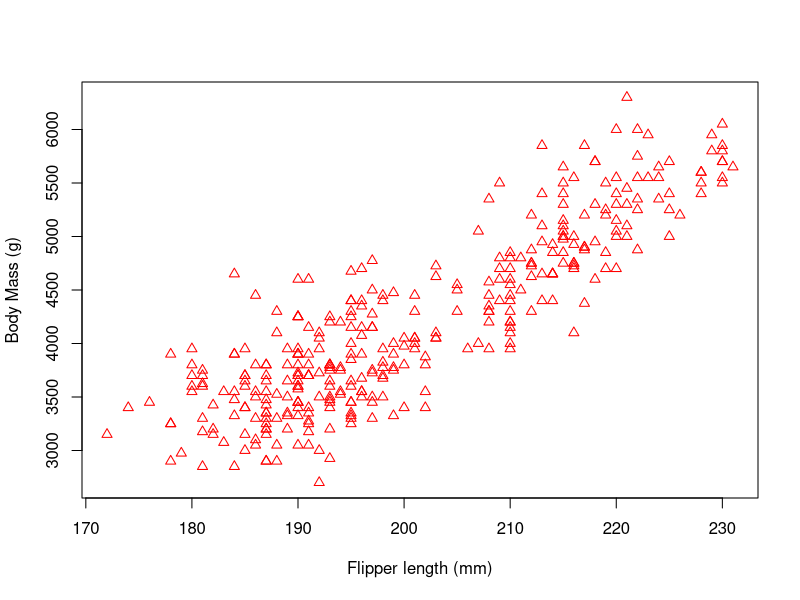
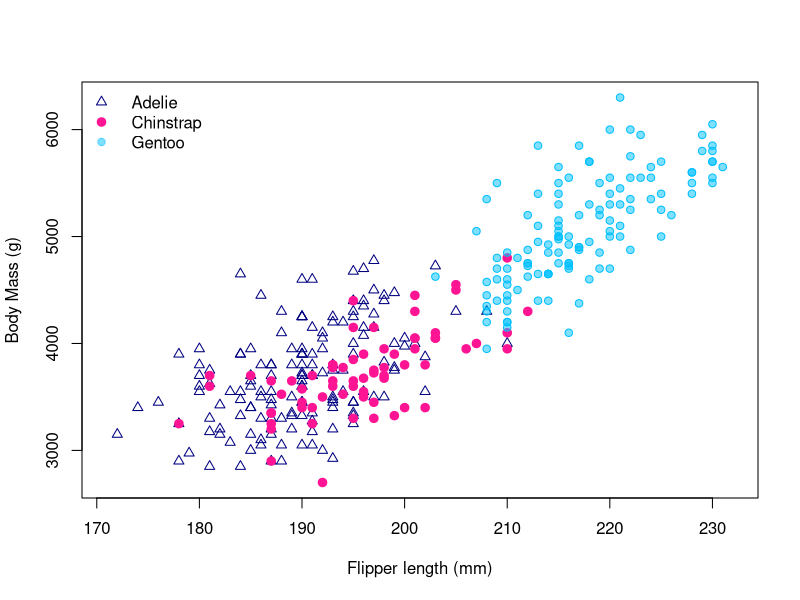
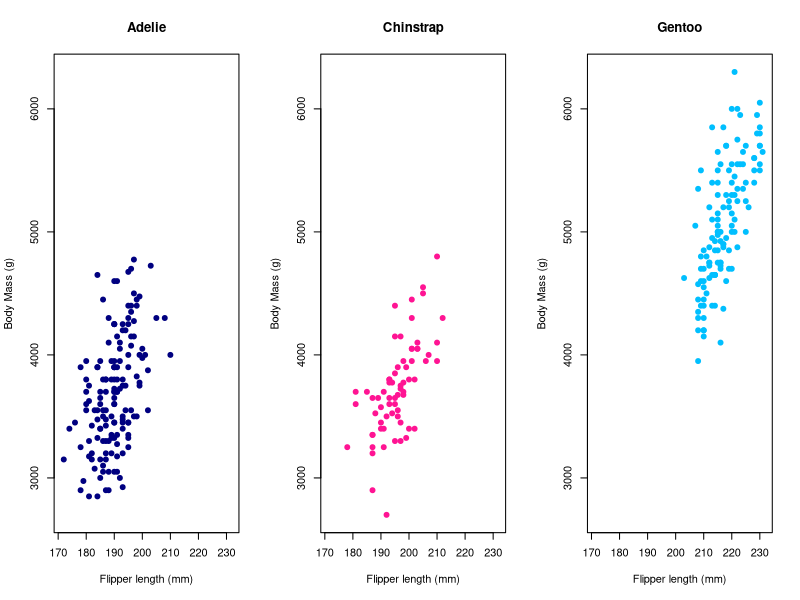
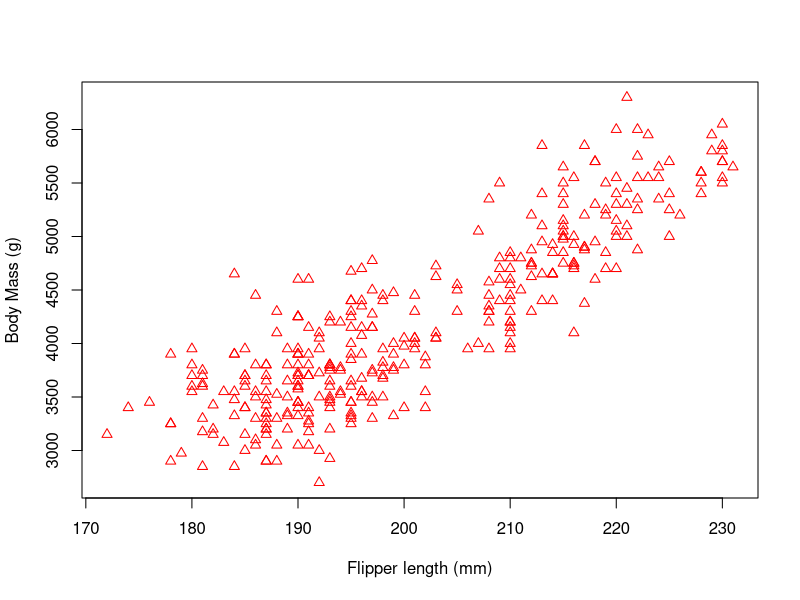
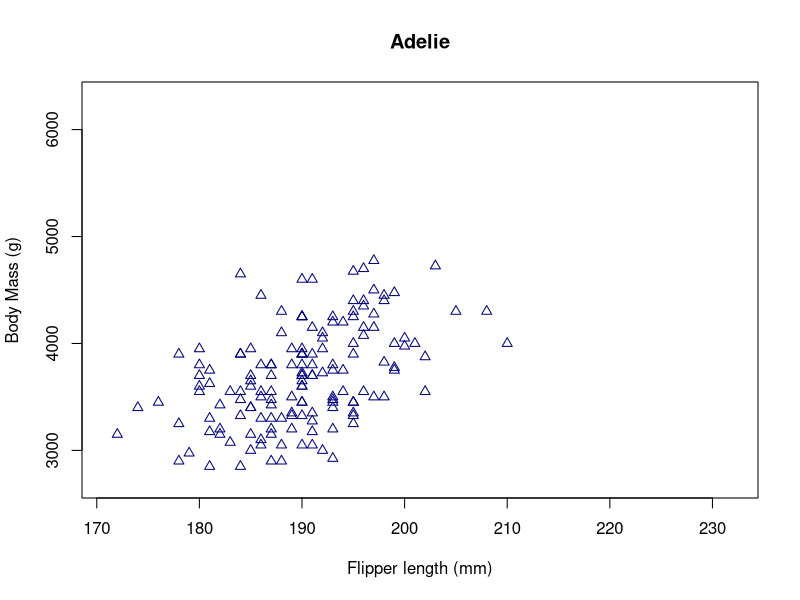
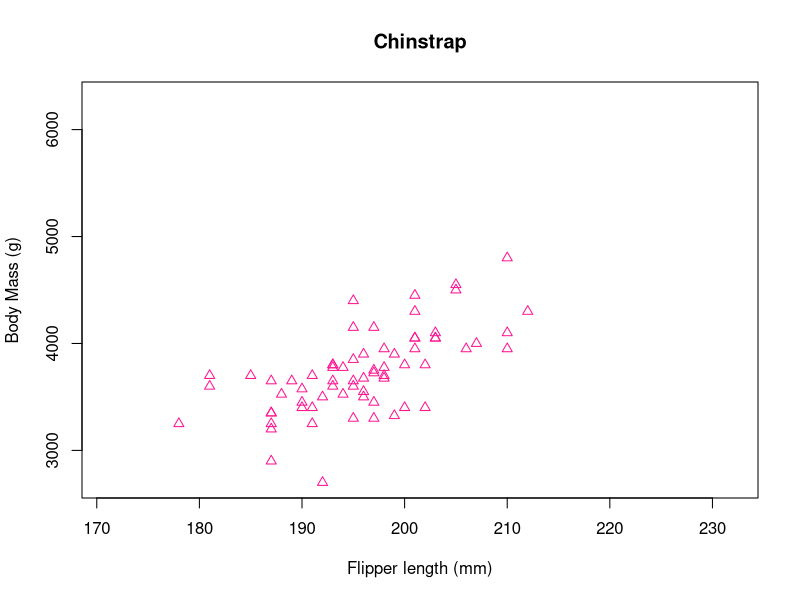
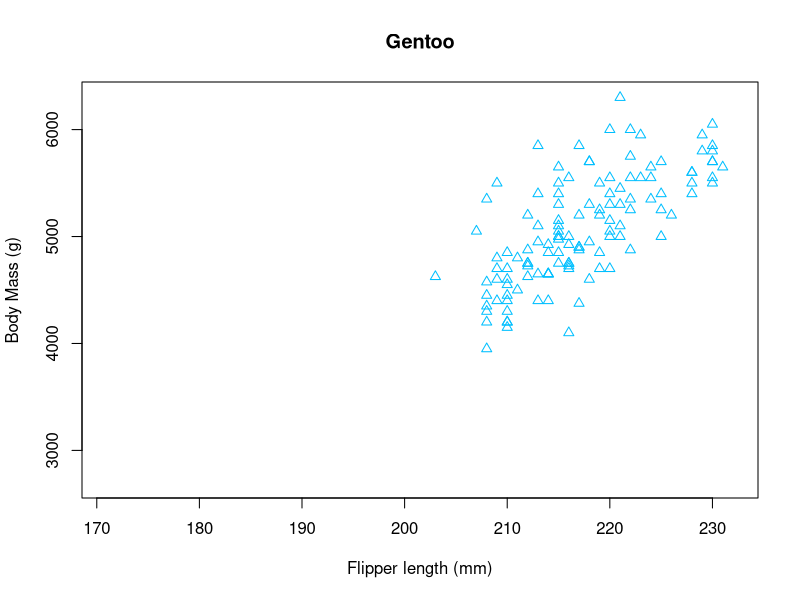

Here is the R script that generated these plots, in order:
## ---- chunk 1
knitr::opts_chunk$set(echo = TRUE)
## ---- chunk 2
#install.packages("ggplot2")
#install.packages('palmerpenguins')
library(ggplot2)
library(dplyr)
library(palmerpenguins)
## ---- chunk 3
summary(penguins)
## ---- chunk 4
plot(penguins$flipper_length_mm,
     penguins$body_mass_g,
     xlab = "Flipper length (mm)",
     ylab = "Body Mass (g)",
     main = "",
     pch = 2, col = 'red')

pdf('WeightvsHeight.pdf', height = 4, width = 4)
plot(penguins$flipper_length_mm,
     penguins$body_mass_g,
     xlab = "Flipper length (mm)",
     ylab = "Body Mass (g)",
     main = "",
     pch = 2, col = 'red')
dev.off()

#install.packages('scales', dependencies = T)
library(scales)
max(penguins$flipper_length_mm)
max(penguins$flipper_length_mm, na.rm = TRUE)

xlimits <- c(min(penguins$flipper_length_mm,
                  na.rm = TRUE)-1,
              max(penguins$flipper_length_mm,
                  na.rm = TRUE)+1)
ylimits <- c(min(penguins$body_mass_g,
                  na.rm = TRUE)-1,
              max(penguins$body_mass_g,
                  na.rm = TRUE)+1)

plot(penguins$flipper_length_mm[penguins$species == "Adelie"],
     penguins$body_mass_g[penguins$species == "Adelie"],
     xlim = xlimits,
     ylim = ylimits,
     xlab = "Flipper length (mm)",
     ylab = "Body Mass (g)",
     pch = 2, col = 'navyblue')
points(penguins$flipper_length_mm[penguins$species == "Chinstrap"],
       penguins$body_mass_g[penguins$species == "Chinstrap"],
       pch = 19, col = 'deeppink',
       lwd = 2)
points(penguins$flipper_length_mm[penguins$species == "Gentoo"],
       penguins$body_mass_g[penguins$species == "Gentoo"],
       pch = 21, col = 'deepskyblue',
       bg = alpha('deepskyblue', 0.5))
legend('topleft', pch = c(2,19,19), 
       lwd = c(1,2,1), lty = c(NA, NA,NA),
       col = c("navyblue",
               "deeppink",
               alpha("deepskyblue",.5)),
       legend = c("Adelie",
                  "Chinstrap",
                  "Gentoo"), bty = 'n')

par(mfrow = c(1,3))
plot(penguins$flipper_length_mm[penguins$species == "Adelie"],
     penguins$body_mass_g[penguins$species == "Adelie"],
     xlim = xlimits,
     ylim = ylimits,
     xlab = "Flipper length (mm)",
     ylab = "Body Mass (g)",
     main = "Adelie",
     pch = 19, col = 'navyblue')
plot(penguins$flipper_length_mm[penguins$species == "Chinstrap"],
     penguins$body_mass_g[penguins$species == "Chinstrap"],
     xlim = xlimits,
     ylim = ylimits,
     xlab = "Flipper length (mm)",
     ylab = "Body Mass (g)",
     main = "Chinstrap",
     pch = 19, col = 'deeppink')
plot(penguins$flipper_length_mm[penguins$species == "Gentoo"],
     penguins$body_mass_g[penguins$species == "Gentoo"],
     xlim = xlimits,
     ylim = ylimits,
     xlab = "Flipper length (mm)",
     ylab = "Body Mass (g)",
     main = 'Gentoo',
     pch = 19, col = 'deepskyblue')

titles <- c("Adelie", "Chinstrap", "Gentoo")
colors <- c("navyblue", "deeppink", "deepskyblue")

pdf('MassvsFlipper_species.pdf', height = 4, width = 4)
for(i in 1:3){
  par(mfrow = c(1,1))
  plot(penguins$flipper_length_mm[penguins$species == titles[i]],
     penguins$body_mass_g[penguins$species == titles[i]],
     xlim = xlimits,
     ylim = ylimits,
     xlab = "Flipper length (mm)",
     ylab = "Body Mass (g)",
     main = titles[i],
     pch = 2, col = colors[i])
}
dev.off()
